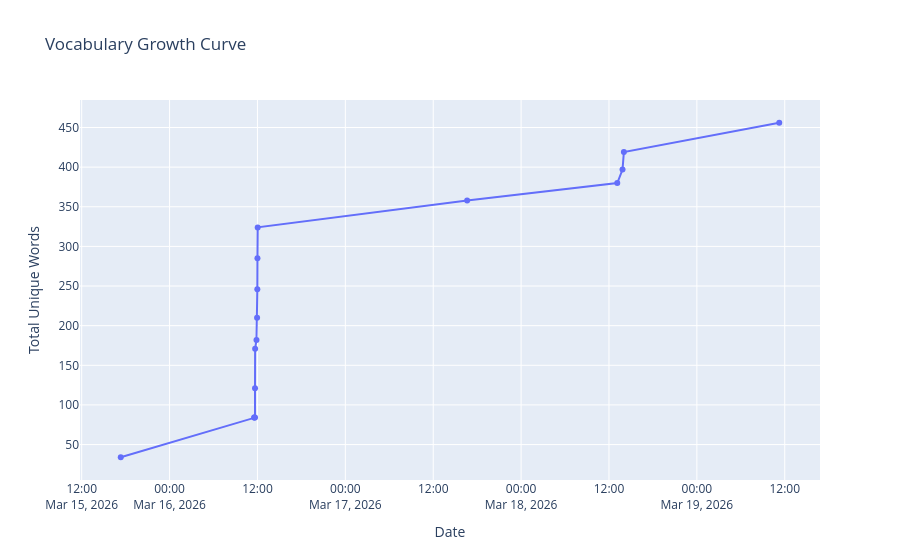

The notebook cell this image was saved under:
### Code cell
df = pd.read_csv(csv_path)

if len(df) >= 2:
    fig = px.line(
        df,
        x='date',
        y='cumulative_vocab',
        markers=True,
        title='Vocabulary Growth Curve',
        labels={'date': 'Date', 'cumulative_vocab': 'Total Unique Words'},
        hover_data=['essay_id', 'new_words', 'lci_score', 'total_words']
    )
    fig.show()
else:
    print("Submit at least 2 essays to see the growth curve.")

### Figure 1 — Plotly figure (JSON) as saved in the notebook; plotly's stock layout.template omitted (floating-point values rounded to 4 significant figures)
{"data": [{"customdata": [[1.0, 34.0, 0.6532, 34.0], [2.0, 50.0, 0.1842, 60.0], [3.0, 0.0, 0.1842, 60.0], [4.0, 0.0, 0.1419, 60.0], [5.0, 37.0, 0.37, 67.0], [6.0, 50.0, 0.3705, 67.0], [7.0, 11.0, 0.117, 48.0], [8.0, 28.0, 0.4074, 79.0], [9.0, 36.0, 0.4572, 84.0], [10.0, 39.0, 0.537, 73.0], [11.0, 39.0, 0.6197, 84.0], [12.0, 34.0, 0.2308, 92.0], [13.0, 22.0, 0.4118, 40.0], [14.0, 17.0, 0.3015, 63.0], [15.0, 22.0, 0.6316, 53.0], [16.0, 37.0, 0.7098, 59.0]], "hovertemplate": "Date=%{x}<br>Total Unique Words=%{y}<br>essay_id=%{customdata[0]}<br>new_words=%{customdata[1]}<br>lci_score=%{customdata[2]}<br>total_words=%{customdata[3]}<extra></extra>", "legendgroup": "", "line": {"color": "#636efa", "dash": "solid"}, "marker": {"symbol": "circle"}, "mode": "lines+markers", "name": "", "orientation": "v", "showlegend": false, "type": "scatter", "x": ["2026-03-15 17:20", "2026-03-16 11:34", "2026-03-16 11:34", "2026-03-16 11:40", "2026-03-16 11:40", "2026-03-16 11:41", "2026-03-16 11:52", "2026-03-16 11:57", "2026-03-16 11:59", "2026-03-16 12:00", "2026-03-16 12:02", "2026-03-17 16:38", "2026-03-18 13:08", "2026-03-18 13:51", "2026-03-18 14:02", "2026-03-19 11:15"], "xaxis": "x", "y": [34, 84, 84, 84, 121, 171, 182, 210, 246, 285, 324, 358, 380, 397, 419, 456], "yaxis": "y"}], "layout": {"legend": {"tracegroupgap": 0}, "title": {"text": "Vocabulary Growth Curve"}, "xaxis": {"anchor": "y", "domain": [0, 1], "title": {"text": "Date"}}, "yaxis": {"anchor": "x", "domain": [0, 1], "title": {"text": "Total Unique Words"}}}}
